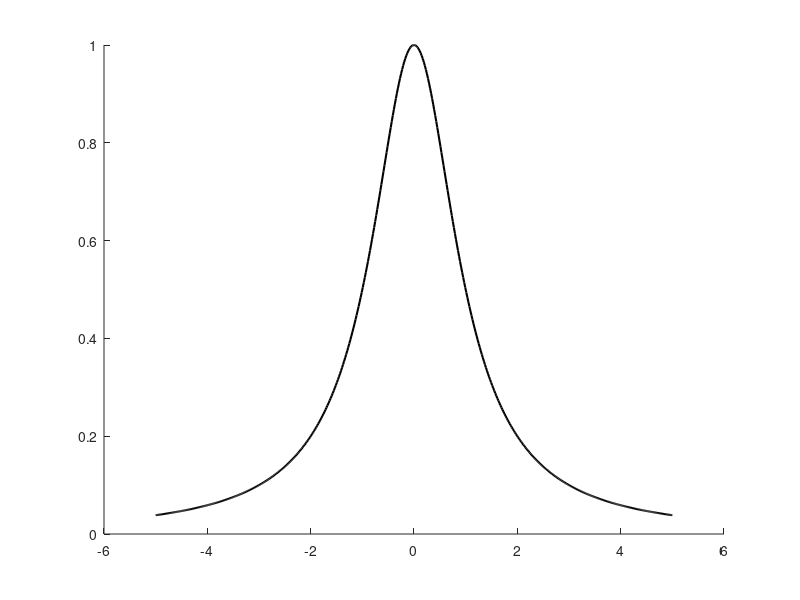

This chart was generated by the following MATLAB code: (Note: this script raises an error after producing the figure.)
%% Main script demonstrating polynomial approximations
%  Approximates two sample functions using Legendre and Chebyshev
%  polynomials up to degree 7.  Coefficients and RMS errors are printed
%  and the approximations are plotted.

clc; clear;

% Sample functions
f = @(x) 1 ./ (1 + x.^2);            % defined on [-5,5]
g = @(x) sin(x) + cos(2*x);          % defined on [0, pi]

% Intervals for the two functions
intF = [-5, 5];
intG = [0, pi];

% Map from [-1,1] to [a,b]
transform = @(t, a, b) ((b - a)/2) .* t + (b + a)/2;

n_values = 1:7;                 % polynomial degrees
x_plot  = linspace(-1, 1, 500); % evaluation points on [-1,1]

%% Legendre approximation of f on [-5,5]
figure(1); clf; hold on;
plot(transform(x_plot, intF(1), intF(2)), f(transform(x_plot, intF(1), intF(2))), ...
    'k', 'LineWidth', 1.5, 'DisplayName', 'Exact');
for n = n_values
    coeff = legendre_approx(@(t) f(transform(t, intF(1), intF(2))), n);
    approx = zeros(size(x_plot));
    for k = 0:n
        approx = approx + coeff(k+1) * legendre_poly(k, x_plot);
    end
    plot(transform(x_plot, intF(1), intF(2)), approx, 'DisplayName', ['n = ', num2str(n)]);
    rms = rms_error(@(t) f(transform(t, intF(1), intF(2))), ...
                    @(t) polyval_legendre(coeff, t));
    fprintf('Legendre coeffs for f, n=%d: ', n); fprintf('%g ', coeff); fprintf('\n');
    fprintf('  RMS error: %.3e\n', rms);
end
hold off; legend show; title('Legendre approximation of f on [-5,5]');

%% Chebyshev approximation of f on [-5,5]
figure(2); clf; hold on;
plot(transform(x_plot, intF(1), intF(2)), f(transform(x_plot, intF(1), intF(2))), ...
    'k', 'LineWidth', 1.5, 'DisplayName', 'Exact');
for n = n_values
    coeff = chebyshev_approx(@(t) f(transform(t, intF(1), intF(2))), n);
    approx = zeros(size(x_plot));
    for k = 0:n
        approx = approx + coeff(k+1) * chebyshev_poly(k, x_plot);
    end
    plot(transform(x_plot, intF(1), intF(2)), approx, 'DisplayName', ['n = ', num2str(n)]);
    rms = rms_error(@(t) f(transform(t, intF(1), intF(2))), ...
                    @(t) polyval_chebyshev(coeff, t), @(x) 1./sqrt(1 - x.^2), pi);
    fprintf('Chebyshev coeffs for f, n=%d: ', n); fprintf('%g ', coeff); fprintf('\n');
    fprintf('  RMS error: %.3e\n', rms);
end
hold off; legend show; title('Chebyshev approximation of f on [-5,5]');

%% Legendre approximation of g on [0, \pi]
figure(3); clf; hold on;
plot(transform(x_plot, intG(1), intG(2)), g(transform(x_plot, intG(1), intG(2))), ...
    'k', 'LineWidth', 1.5, 'DisplayName', 'Exact');
for n = n_values
    coeff = legendre_approx(@(t) g(transform(t, intG(1), intG(2))), n);
    approx = zeros(size(x_plot));
    for k = 0:n
        approx = approx + coeff(k+1) * legendre_poly(k, x_plot);
    end
    plot(transform(x_plot, intG(1), intG(2)), approx, 'DisplayName', ['n = ', num2str(n)]);
    rms = rms_error(@(t) g(transform(t, intG(1), intG(2))), ...
                    @(t) polyval_legendre(coeff, t));
    fprintf('Legendre coeffs for g, n=%d: ', n); fprintf('%g ', coeff); fprintf('\n');
    fprintf('  RMS error: %.3e\n', rms);
end
hold off; legend show; title('Legendre approximation of g on [0, \pi]');

%% Chebyshev approximation of g on [0, \pi]
figure(4); clf; hold on;
plot(transform(x_plot, intG(1), intG(2)), g(transform(x_plot, intG(1), intG(2))), ...
    'k', 'LineWidth', 1.5, 'DisplayName', 'Exact');
for n = n_values
    coeff = chebyshev_approx(@(t) g(transform(t, intG(1), intG(2))), n);
    approx = zeros(size(x_plot));
    for k = 0:n
        approx = approx + coeff(k+1) * chebyshev_poly(k, x_plot);
    end
    plot(transform(x_plot, intG(1), intG(2)), approx, 'DisplayName', ['n = ', num2str(n)]);
    rms = rms_error(@(t) g(transform(t, intG(1), intG(2))), ...
                    @(t) polyval_chebyshev(coeff, t), @(x) 1./sqrt(1 - x.^2), pi);
    fprintf('Chebyshev coeffs for g, n=%d: ', n); fprintf('%g ', coeff); fprintf('\n');
    fprintf('  RMS error: %.3e\n', rms);
end
hold off; legend show; title('Chebyshev approximation of g on [0, \pi]');
